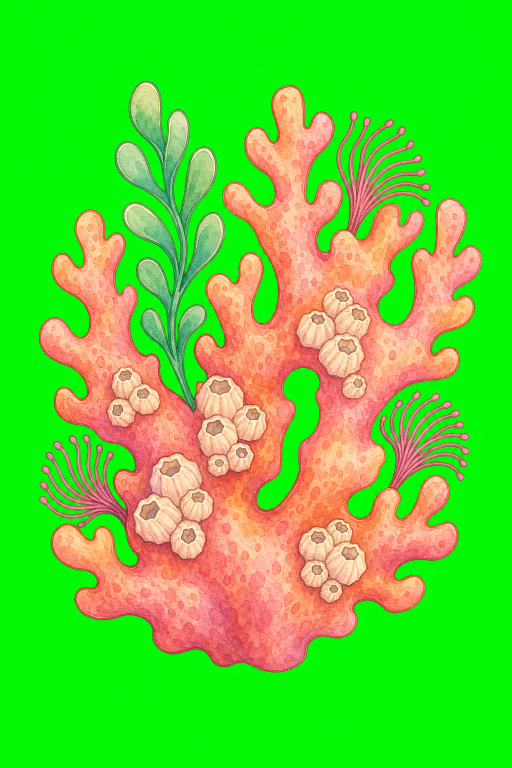
#> input picture tasks/transparent-bg-endgame/round1/raws/H_C_AA_r1.png, 1024 x 1536 px (shown at 1/2 size)
$ python -i chroma_key.py   (imports and definitions only)
#> lines starting #> are read from the running program, lines starting #| are printed output that depends on the picture; after the words box and inside, x2 and y2 are one past the last pixel; in counts of white or black regions, pixels touching at a corner belong together
#!/usr/bin/env python3
"""chroma_key.py — production chroma keyer for measured-flat green backgrounds.

Global Lab-distance classification (NOT border-connected flood fill): every
pixel's alpha is a function of its own CIELAB distance to the estimated key
color, so enclosed background-colored pockets die automatically (no flood
walk needed) while pale/translucent art (measured >=11.5 ΔE from the key on
these raws) survives untouched. A boundary-band unmix + despill recovers true
foreground color and removes residual green tint only on the mixed-alpha
rim, so fully-opaque interior pixels (including translucent bubbles) are
never touched.

Usage:
  .venv-gen/bin/python -B scripts/chroma_key.py key IMG.png OUT.png [--json M.json]
  .venv-gen/bin/python -B scripts/chroma_key.py batch RAW1.png [RAW2.png ...] \
      --outdir DIR [--debug-dir DIR]
"""
from __future__ import annotations

import argparse
import json
import subprocess
import sys
from pathlib import Path

import cv2
import numpy as np
from PIL import Image, ImageDraw, ImageFont
from skimage.color import rgb2lab

REPO = Path("/Users/za/Documents/product images repo")

# Classification thresholds (CIELAB ΔE to the estimated key color).
# Measured on raw_green_P1: min ΔE bg<->art ~=11.5, but the anti-aliased
# blend ring between them is a CONTINUUM, not a step; a naive DE_OPAQUE=8
# (per the original brief sketch) snaps blend pixels that are still >85%
# green to full alpha=1 before despill ever sees them, producing a visible
# bright-green rim on every branch (measured: rim_a_delta ~ -80 to -100 on
# an 8-threshold run, on-white crops showed the fringe directly). Raising
# DE_OPAQUE to just under the measured 11.5 art/bg floor keeps every
# genuine AA blend pixel inside the soft band long enough for the
# unmix+despill step below to recover it, while true opaque art pixels
# (>=11.5 away) are unaffected.
DE_TRANSPARENT = 3.0   # <= this -> alpha 0 (background)
DE_OPAQUE = 11.0        # >= this -> alpha 1 (art floor, measured min ΔE ~11.5)
DESPILL_CAP = 255.0     # per-channel green reduction in the boundary band (uncapped: full spill removal)

ROIS = {
    "bubble": {"center": (410, 145), "size": (150, 150)},
    "coral_tip": {"center": (560, 110), "size": (170, 170)},
    "seahorse": {"center": (330, 1030), "size": (170, 230)},
    "sand_edge": {"center": (500, 1450), "size": (320, 150)},
}


# ---------------------------------------------------------------------------
# Step 1 — modal key color from the border region
# ---------------------------------------------------------------------------

def estimate_key_color(rgb: np.ndarray, border_frac: float = 0.03) -> np.ndarray:
    h, w = rgb.shape[:2]
    bh, bw = max(2, int(h * border_frac)), max(2, int(w * border_frac))
    strips = [rgb[:bh, :], rgb[-bh:, :], rgb[:, :bw], rgb[:, -bw:]]
    border_px = np.concatenate([s.reshape(-1, 3) for s in strips], axis=0)
    quant = (border_px // 2 * 2)
    uniq, counts = np.unique(quant, axis=0, return_counts=True)
    modal = uniq[np.argmax(counts)].astype(np.float32)
    return modal


# ---------------------------------------------------------------------------
# Step 2 — global Lab-distance classification
# ---------------------------------------------------------------------------

def smoothstep(t: np.ndarray) -> np.ndarray:
    t = np.clip(t, 0.0, 1.0)
    return t * t * (3.0 - 2.0 * t)


def classify_alpha(rgb: np.ndarray, key_rgb: np.ndarray) -> tuple[np.ndarray, np.ndarray]:
    lab = rgb2lab(rgb.astype(np.float32) / 255.0)
    key_lab = rgb2lab(key_rgb.reshape(1, 1, 3) / 255.0).reshape(3)
    delta_e = np.linalg.norm(lab - key_lab[None, None, :], axis=2)
    alpha = smoothstep((delta_e - DE_TRANSPARENT) / (DE_OPAQUE - DE_TRANSPARENT))
    return alpha, delta_e


# ---------------------------------------------------------------------------
# Step 3 — boundary-band unmix + despill
# ---------------------------------------------------------------------------

def unmix_and_despill(rgb: np.ndarray, alpha: np.ndarray, key_rgb: np.ndarray) -> tuple[np.ndarray, dict]:
    out = rgb.astype(np.float32).copy()
    band = (alpha > 0.02) & (alpha < 0.98)
    a = np.clip(alpha, 1e-3, 1.0)[..., None]
    unmixed = (rgb.astype(np.float32) - (1.0 - a) * key_rgb[None, None, :]) / a
    unmixed = np.clip(unmixed, 0.0, 255.0)
    out[band] = unmixed[band]

    dominant = int(np.argmax(key_rgb))  # 1 == green for #00FF00-style keys

    # A razor-thin classification margin (measured min art/bg ΔE ~11.5) means
    # some AA-blend pixels snap to alpha==1 a couple of px past the true edge
    # while still visibly green (residual rim). Spatial proximity disambiguates
    # them from real interior pale-green/mint art (which sits far from any
    # alpha transition): dilate the transition band 3px and only despill
    # newly-included opaque pixels there IF green is locally in excess.
    dilate_kernel = np.ones((7, 7), np.uint8)
    band_dilated = cv2.dilate(band.astype(np.uint8), dilate_kernel).astype(bool)
    despill_mask = band | band_dilated

    changed = np.zeros(rgb.shape[:2], dtype=np.float32)
    if dominant == 1:
        excess = np.maximum(0.0, out[..., 1] - np.maximum(out[..., 0], out[..., 2]))
        reduction = np.minimum(excess, DESPILL_CAP) * despill_mask
        out[..., 1] -= reduction
        changed = reduction
    else:
        others = [c for c in range(3) if c != dominant]
        excess = np.maximum(0.0, out[..., dominant] - np.minimum(out[..., others[0]], out[..., others[1]]))
        reduction = np.minimum(excess, DESPILL_CAP) * despill_mask
        out[..., dominant] -= reduction
        changed = reduction

    out = np.clip(np.round(out), 0, 255).astype(np.uint8)
    metrics = {
        "band_pixel_count": int(band.sum()),
        "band_frac_of_image": round(float(band.mean()), 5),
        "despill_changed_pixel_count": int((changed > 0).sum()),
        "despill_mean_reduction_on_changed": round(float(changed[changed > 0].mean()), 2) if (changed > 0).any() else 0.0,
        "despill_max_reduction": round(float(changed.max(initial=0.0)), 2),
    }
    return out, metrics


# ---------------------------------------------------------------------------
# Step 5 — gates
# ---------------------------------------------------------------------------

# [80 lines left out: functions border_connected_mask, enclosed_key_pockets, rim_greenness, border_occupancy, run_aura_gate, not called in this run]


# ---------------------------------------------------------------------------
# key() — the whole per-image pipeline
# ---------------------------------------------------------------------------

def key_image(rgb: np.ndarray) -> dict:
    key_rgb = estimate_key_color(rgb)
    alpha, delta_e = classify_alpha(rgb, key_rgb)
    despilled_rgb, despill_metrics = unmix_and_despill(rgb, alpha, key_rgb)
    alpha_u8 = np.clip(np.round(alpha * 255.0), 0, 255).astype(np.uint8)
    rgba = np.dstack([despilled_rgb, alpha_u8])
    return {
        "key_rgb": key_rgb.astype(int).tolist(),
        "alpha": alpha,
        "delta_e": delta_e,
        "rgba": rgba,
        "despill_metrics": despill_metrics,
    }


# [161 lines left out: functions compose_bg, roi_box, save_debug_overlay, process_one, cmd_batch, build_board and 2 more, not called in this run]


# [2 lines not run here, left out]

>>> import cv2
>>> picture = cv2.cvtColor(cv2.imread('../tasks/transparent-bg-endgame/round1/raws/H_C_AA_r1.png'), cv2.COLOR_BGR2RGB)
>>> result = key_image(picture)
#> in estimate_key_color, `uniq, counts = np.unique(quant, axis=0, return_counts=True)`: uniq = 47 rows, first 8: [0, 246, 2], [0, 246, 4], [0, 246, 6], [0, 246, 8], [0, 248, 2], [0, 248, 4], [0, 248, 6], [0, 248, 8]; counts = 47 values, max 68376 at index 17, min 2 at index 33, mean 3965.3
#> in estimate_key_color, `modal = uniq[np.argmax(counts)].astype(np.float32)`: modal = [2, 248, 6]
#> in classify_alpha, `lab = rgb2lab(rgb.astype(np.float32) / 255.0)`: lab: shape (1536, 1024, 3) float32; mean of channels 0, 1, 2 79.8, -39.8, 59.9
#> in classify_alpha, `key_lab = rgb2lab(key_rgb.reshape(1, 1, 3) / 255.0).reshape(3)`: key_lab = [85.58, -84.24, 80.98]
#> in classify_alpha, `delta_e = np.linalg.norm(lab - key_lab[None, None, :], axis=2)`:
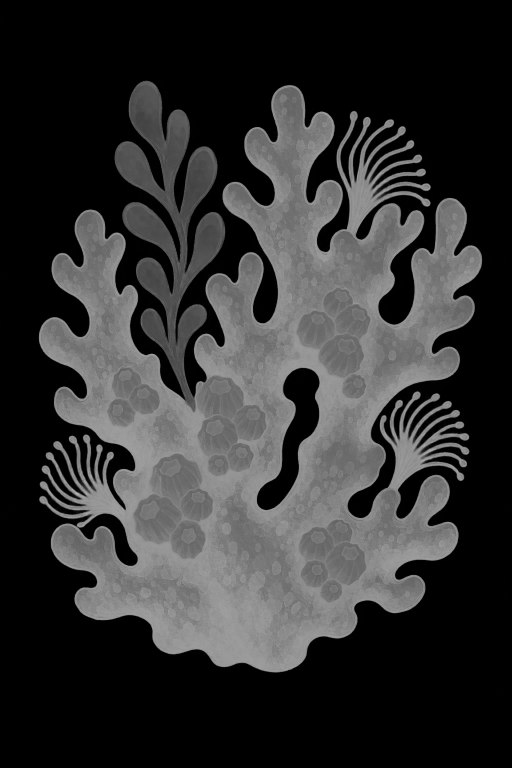
#> delta_e: shape (1536, 1024) float32 (shown at 1/2 size); min 0, max 183.3, mean 50.3
#> in smoothstep, `t = np.clip(t, 0.0, 1.0)`:
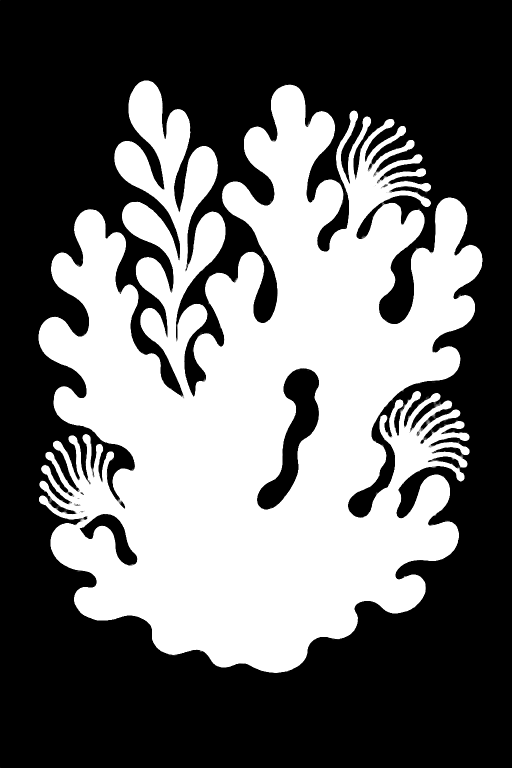
#> t: shape (1536, 1024) float32 (shown at 1/2 size); min 0, max 1, mean 0.41
#> in unmix_and_despill, `band = (alpha > 0.02) & (alpha < 0.98)`:
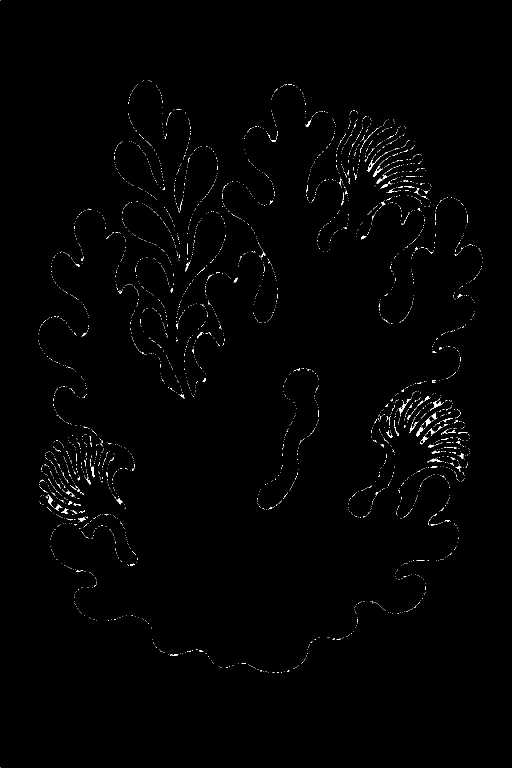
#> band: shape (1536, 1024) bool (shown at 1/2 size); 0.64% white in thin lines or dots
#> in unmix_and_despill, `unmixed = np.clip(unmixed, 0.0, 255.0)`:
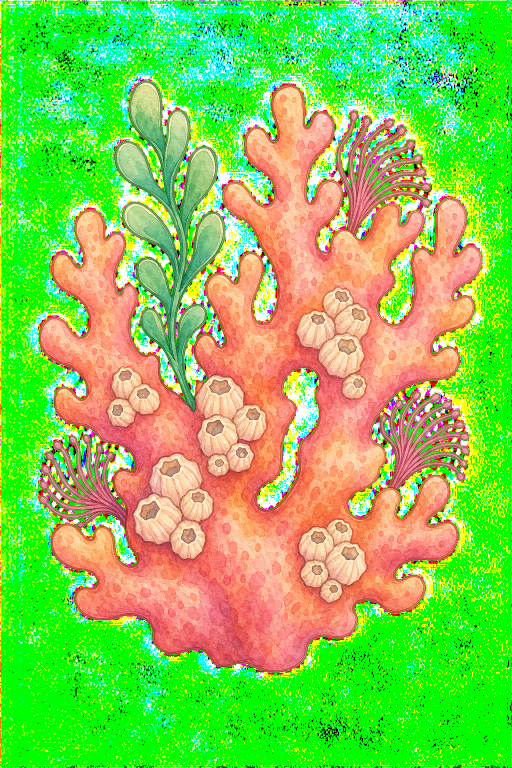
#> unmixed: shape (1536, 1024, 3) float32 (shown at 1/2 size); mean R, G, B 134.5, 204, 82
#> in unmix_and_despill, `dominant = int(np.argmax(key_rgb))`: dominant = 1
#> in unmix_and_despill, `band_dilated = cv2.dilate(band.astype(np.uint8), dilate_kernel).astype..`: band_dilated: shape (1536, 1024) bool; 8.6% white; 193 white regions (2 under 20 px), largest, box (x1, y1, x2, y2) and area: (740, 759, 943, 989) 17131, (75, 878, 252, 1090) 11616, (693, 230, 832, 376) 9564
#> in unmix_and_despill, `excess = np.maximum(0.0, out[..., 1] - np.maximum(out[..., 0], out[.....`:
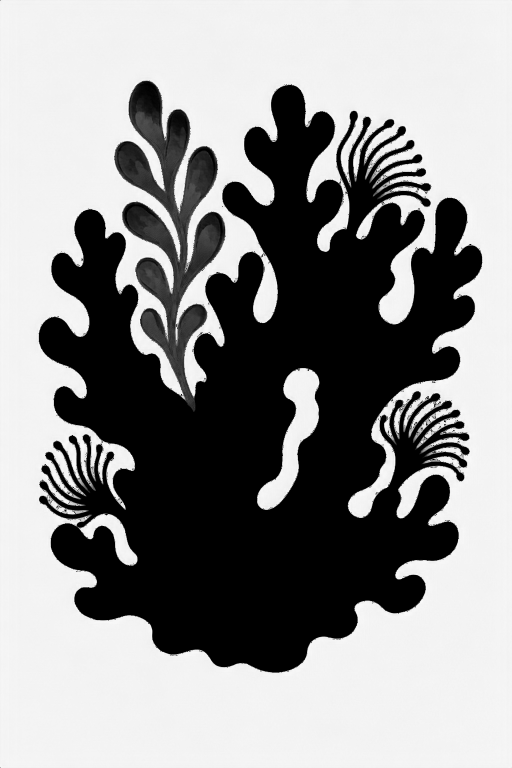
#> excess: shape (1536, 1024) float32 (shown at 1/2 size); min 0, max 255, mean 146.1
#> in unmix_and_despill, `out[..., 1] -= reduction`:
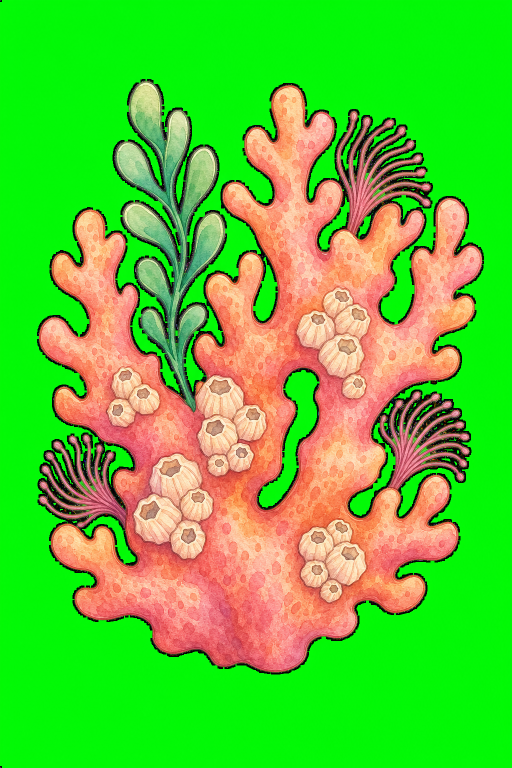
#> out: shape (1536, 1024, 3) float32 (shown at 1/2 size); mean R, G, B 92.6, 198.1, 52.1
#> in unmix_and_despill, `metrics = { "band_pixel_count": int(band.sum()), "band_frac_of_image":..`: metrics = {'band_pixel_count': 10129, 'band_frac_of_image': 0.00644, 'despill_changed_pixel_count': 95157, 'despill_mean_reduction_on_changed': 192.2, 'despill_max_reduction': 255}
#> in key_image, `despilled_rgb, despill_metrics = unmix_and_despill(rgb, alpha, key_rgb)`: despill_metrics has the same summary as metrics in unmix_and_despill
#> in key_image, `rgba = np.dstack([despilled_rgb, alpha_u8])`:
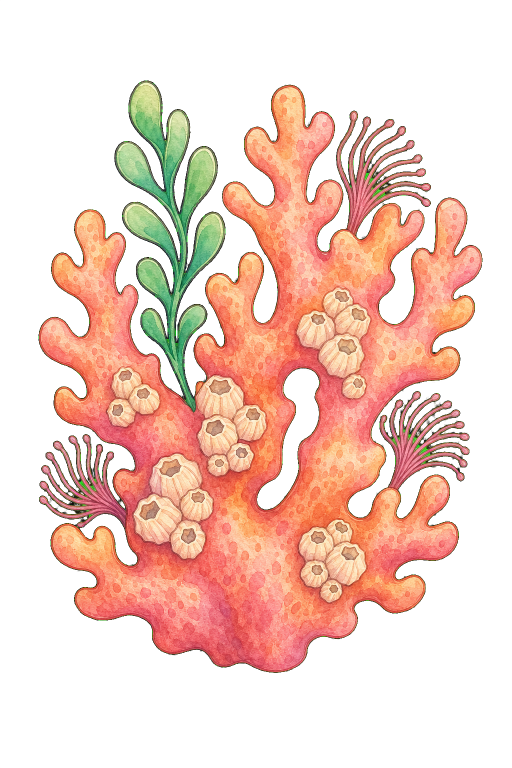
#> rgba: shape (1536, 1024, 4) (shown at 1/2 size); mean R, G, B, A 93, 196.3, 51.7, 104.6; transparent parts drawn white
#> result = 5 items
